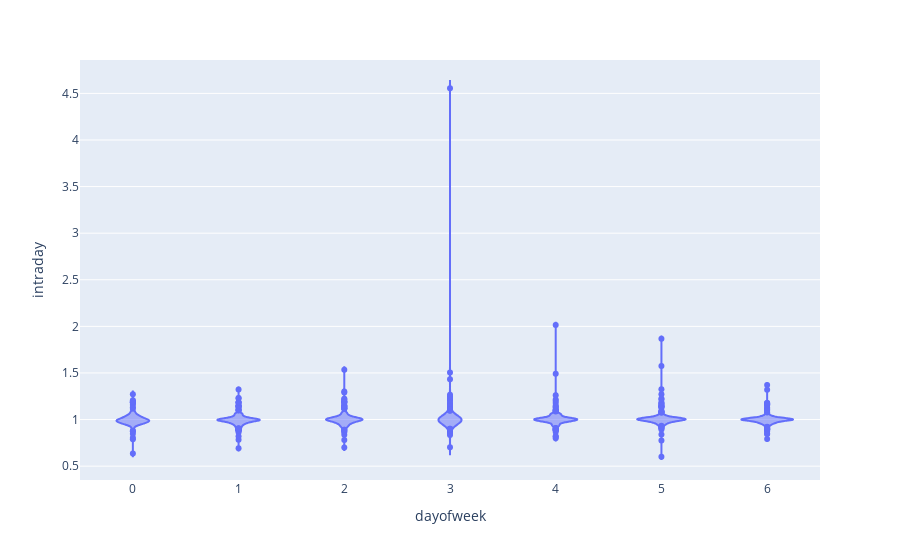

Notebook cell for this chart:
### Code cell
import plotly.express as px
# plotting violins to see the spread of intraday changes on each day
fig = px.violin(df, y="intraday", x='dayofweek')
fig.show()

### Figure 1 — Plotly figure (JSON) as saved in the notebook; plotly's stock layout.template omitted (floating-point values rounded to 4 significant figures; data arrays with more than 128 entries replaced by an {"elided": "..."} marker saying what was removed)
{"data": [{"alignmentgroup": "True", "box": {"visible": false}, "hovertemplate": "dayofweek=%{x}<br>intraday=%{y}<extra></extra>", "legendgroup": "", "marker": {"color": "#636efa"}, "name": "", "offsetgroup": "", "orientation": "v", "scalegroup": "True", "showlegend": false, "type": "violin", "x": {"elided": "1532 int values"}, "x0": " ", "xaxis": "x", "y": {"elided": "1532 float values"}, "y0": " ", "yaxis": "y"}], "layout": {"legend": {"tracegroupgap": 0}, "margin": {"t": 60}, "violinmode": "group", "xaxis": {"anchor": "y", "domain": [0, 1], "title": {"text": "dayofweek"}}, "yaxis": {"anchor": "x", "domain": [0, 1], "title": {"text": "intraday"}}}}
